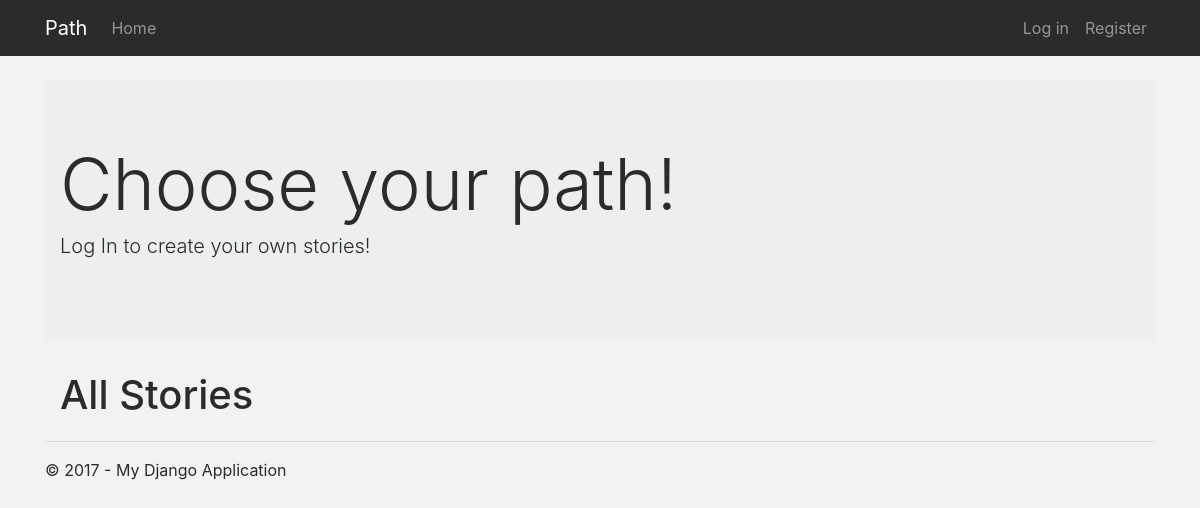
Before: / with the older database file.
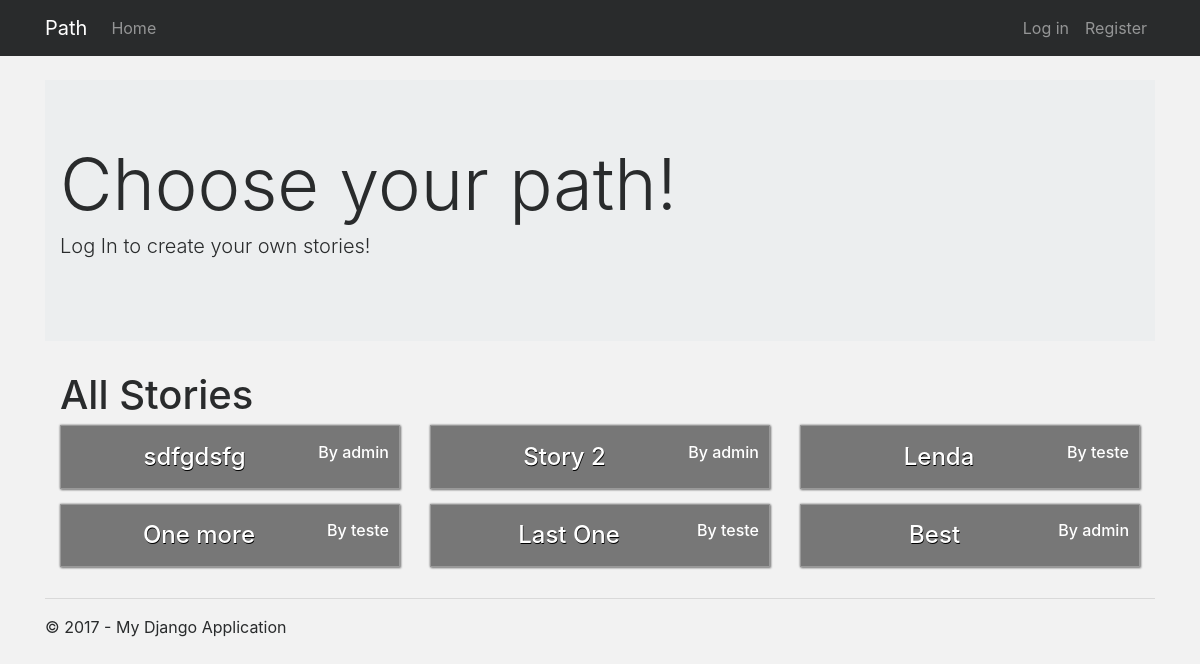
After: the same page with the newer database file.
### app/models.py (models this page shows, shortened)
class Story(models.Model):
    title = models.CharField(max_length=50)
    creator = models.ForeignKey(User, on_delete=models.CASCADE)

### app/views.py (the view)
# urls.py: url(r'^$', app.views.home, name='home'),
def home(request):
    assert isinstance(request, HttpRequest)
    allStories = Story.objects.all()
    myStories = None
    if request.user.is_authenticated():
        myStories = Story.objects.filter(creator=request.user)
    return render(
        request,
        'app/index.html',
        {
            'title':'Home Page',
            'year':datetime.now().year,
            'allStories': allStories,
            'myStories': myStories,
        }
    )

### app/templates/app/index.html
{% extends "app/layout.html" %}
{% block content %}
{% if user.is_authenticated %}
    <div id="story-list-container" class="container">
        <h1>Your Stories</h1>
        <div class="row stories-list">
            {% for story in myStories %}
                <div class="col-sm-12 col-md-4 story-card-container">
                    <a href="{% url "playStory" storyId=story.pk %}" class="story-card">
                        <p><h4 class="story-title">{{ story.title }}</h4>
                        <h6>By {{ story.creator.username }}</h6></p>
                    </a>
                </div>
            {% endfor %}
        </div>
    </div>
{% else %}
    <div class="jumbotron jumbotron-fluid">
        <div class="container">
            <h1 class="display-3">Choose your path!</h1>
            <p class="lead">Log In to create your own stories!</p>
        </div>
    </div>
{% endif %}
    <div id="story-list-container" class="container">
        <h1>All Stories</h1>
        <div class="row stories-list">
            {% for story in allStories %}
                <div class="col-sm-12 col-md-4 story-card-container">
                    <a href="{% url "playStory" storyId=story.pk %}" class="story-card">
                        <p><h4 class="story-title">{{ story.title }}</h4>
                        <h6>By {{ story.creator.username }}</h6></p>
                    </a>
                </div>
            {% endfor %}
        </div>
    </div>
{% endblock %}

### app/templates/app/layout.html (shortened to what this page needs)
﻿<!DOCTYPE html>
<html>
<head>
    {% load staticfiles %}
    <link rel="stylesheet" type="text/css" href=""{% static 'app/content/tether.css' %}" />
    <link rel="stylesheet" type="text/css" href="{% static 'app/content/bootstrap.min.css' %}" />
    <link rel="stylesheet" type="text/css" href="{% static 'app/content/site.css' %}" />
</head>
<body>
    <div class="navbar navbar-toggleable-md fixed-top bg-faded navbar-inverse bg-inverse">
        <div class="container">
            <div class="navbar-header">
                <a href="/" class="navbar-brand">Path</a>
            </div>
            <div class="collapse navbar-collapse">
                <ul class="navbar-nav mr-auto">
                    <li><a class="nav-link" href="{% url 'home' %}">Home</a></li>
                </ul>
                {% include 'app/loginpartial.html' %}
            </div>
        </div>
    </div>
    <div class="container body-content">
{% block content %}{% endblock %}
        <hr/>
        <footer>
            <p>&copy; {{ year }} - My Django Application</p>
        </footer>
    </div>
</body>
</html>

### app/templates/app/loginpartial.html
{% if user.is_authenticated %}
<form id="logoutForm" action="/logout" method="post" class="navbar-right">
    {% csrf_token %}
    <ul class="nav navbar-nav navbar-right">
        <li><span class="navbar-brand">Hello {{ user.username }}!</span></li>
        <li><a class="nav-link" href="javascript:document.getElementById('logoutForm').submit()">Log off</a></li>
    </ul>
</form>
{% else %}
<ul class="nav navbar-nav navbar-right">
    <li><a class="nav-link" href="{% url 'login' %}">Log in</a></li>
    <li><a class="nav-link" href="{% url 'registration' %}">Register</a></li>
    </ul>
{% endif %}

### app/static/app/content/site.css (style rules this page uses)
.body-content { padding-left: 15px; padding-right: 15px; }
.story-card-container { margin-bottom: 15px; }
.story-card { cursor: pointer; height: 100%; display : flex; align-items : center; }
a.story-card { color: white; text-decoration: initial; }
.story-card .story-title { margin: 0 auto; }
.storyIntro, .story-card { background-color: #777; box-shadow: .5px .5px 2px grey, -.5px -.5px 2px grey; border: solid 1px #999; margin-bottom: 15px; padding: 10px; }
.story-title { color: white; text-align: center; text-shadow: .5px .5px .5px black; }

Changed rows visible on the page:
added Story: title "sdfgdsfg", creator.username "admin"
added Story: title "Story 2", creator.username "admin"
added Story: title "Lenda", creator.username "teste"
added Story: title "One more", creator.username "teste"
added Story: title "Last One", creator.username "teste"
added Story: title "Best", creator.username "admin"
